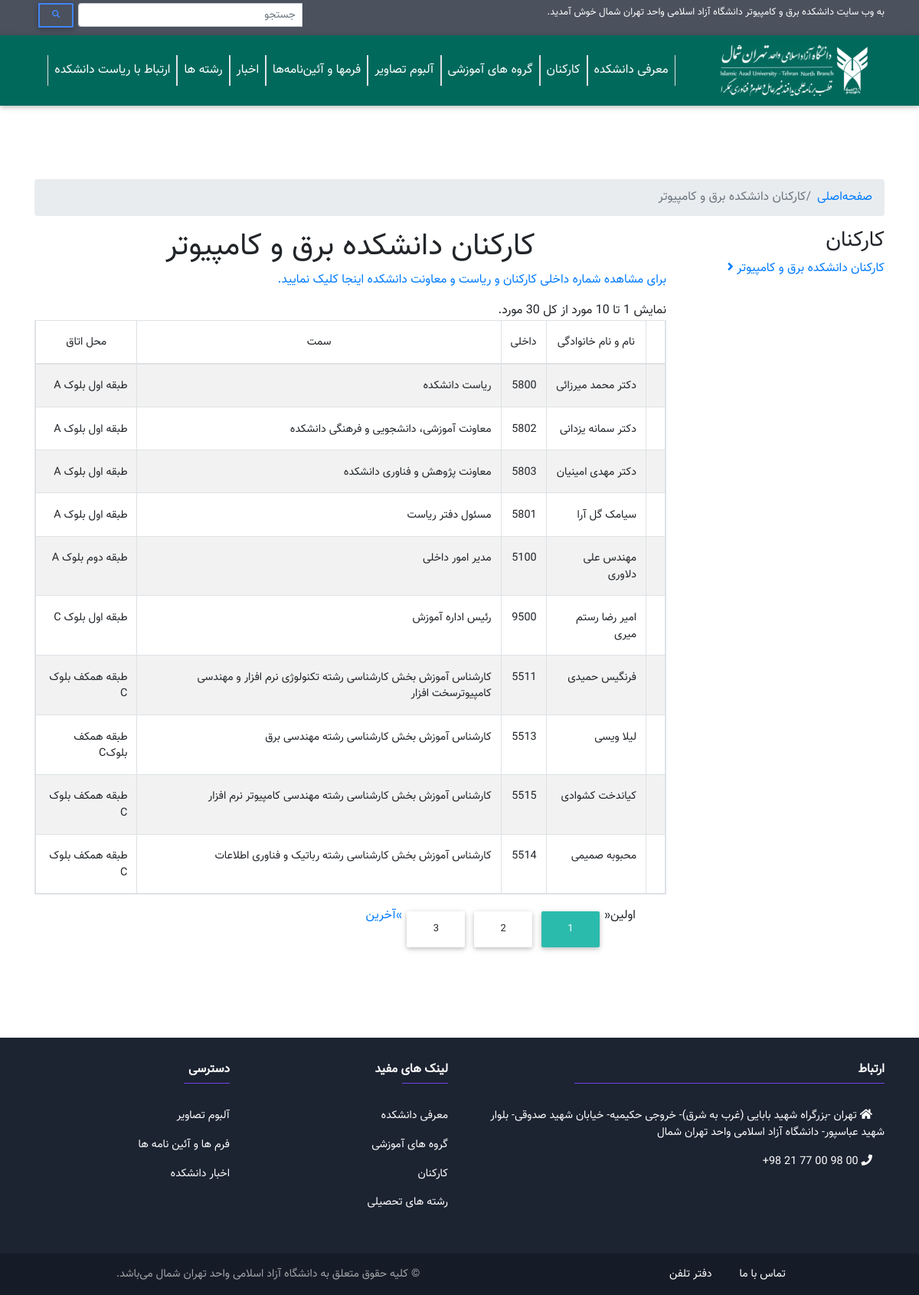
Screenshot of /fa/staff/ with the database file from the repository.
### staff/models.py (models this page shows, shortened)
class Staff(models.Model):
    name = models.CharField(max_length=75)
    local_phone_number = models.IntegerField()
    position = models.CharField(max_length=150)
    room_location = models.CharField(max_length=100)
    class Meta:
        verbose_name = "کارکنان"
        verbose_name_plural = "کارکنان"

### staff/views.py (the view)
# urls.py: path('', views.index, name="index"),
def index(request):
    staff_list = Staff.objects.all()
    staff_count = staff_list.count()
    paginator = Paginator(staff_list, 10)
    page_number = request.GET.get('page')
    staff = paginator.get_page(page_number)
    context ={
        'staff':staff,
        'staff_count':staff_count,
    }
    return render(request, 'staff/index.html', context)

### templates/staff/index.html (shortened to what this page needs)
{% extends 'shared/base.html' %} {% load static %} {% block body %}
<div class="py-5 my-5">
    <div class="container">
        <div dir="rtl" class="row">
            <div class="col-12">
                <nav aria-label="breadcrumb">
                  <ol class="breadcrumb">
                    <li class="breadcrumb-item"><a href="{% url 'home' %}">صفحه‌اصلی</a></li>
                    <li class="breadcrumb-item active">کارکنان دانشکده برق و کامپیوتر</li>
                  </ol>
                </nav>
            </div>
        </div>
    </div>
    <div class="container">
        <div class="row text-right">
            <div dir="rtl" class="col-12 col-lg-9">
                <h1 class="text-center">کارکنان دانشکده برق و کامپیوتر</h1>
                <div class="">
                    <p><a href="/file/download/grid/1595139595-.pdf">برای مشاهده شماره داخلی کارکنان و ریاست و معاونت
                            دانشکده اینجا کلیک نمایید.</a></p>
                </div>
                <div class="row">
                    <div class="col-md-12">
                        <div id="grid-table" class="grid-view">
                            <div class="">نمایش <b>{{staff.start_index}} تا {{staff.end_index}}</b> مورد از کل
                                <b>{{staff_count}}</b> مورد.</div>
                            <table class="table table-striped table-bordered table-responsive " dir="rtl">
                                <thead>
                                    <tr>
                                        <th class="text-center">
                                        </th>
                                        <th class="text-center">نام و نام خانوادگی</th>
                                        <th class="text-center">داخلی</th>
                                        <th class="text-center">سمت</th>
                                        <th class="text-center">محل اتاق</th>
                                    </tr>
                                </thead>
                                <tbody>
                                    {% for s in staff %}
                                    <tr data-key="{{s.pk}}">
                                        <td data-title=""></td>
                                        <td data-title="نام و نام خانوادگی">{{s.name}}</td>
                                        <td data-title="داخلی">{{s.local_phone_number}}</td>
                                        <td data-title="سمت">{{s.position}}</td>
                                        <td data-title="محل اتاق">{{s.room_location}}</td>
                                    </tr>
                                    {% endfor %}
                                </tbody>
                            </table>
                            <ul class="pagination">
                                {% if staff.has_previous %}
                                <li class="first"><a href="?page=1">اولین</a></li>
                                <li class="prev"><a href="?page={{ staff.previous_page_number }}">«</a></li>
                                {% else %}
                                <li class="first disabled"><span>اولین</span></li>
                                <li class="prev disabled"><span>«</span></li>
                                {% endif %} {% for pg in staff.paginator.page_range %} {% if staff.number == pg %}
                                <li class="active"><a href="?page={{pg}}" class="btn btn-default">{{pg}}</a></li>
                                {% else %}
                                <li><a href="?page={{pg}}" class="btn">{{pg}}</a></li>
                                {% endif %} {% endfor %} {% if staff.has_next %}
                                <li class="next"><a href="?page={{staff.next_page_number}}" data-page="1">»</a></li>
                                <li class="last"><a href="?page={{staff.paginator.num_pages}}" data-page="2">آخرین</a>
                                </li>
                                {% else %}
                                <li class="next disabled"><span>»</span></li>
                                <li class="last disabled"><span>آخرین</span></li>
                                {% endif %}
                            </ul>
                        </div>
                    </div>
                </div>
            </div>
            <div class="col-12 col-lg-3">
                <section class="related-grid widget has-divider categories-widget">
                    <h3 class="title">کارکنان</h3>
                    <ul class="list-unstyled">
                        <li class="active">
                            <a class="" href="http://eng.iau-tnb.ac.ir/fa/grid/45/%DA%A9%D8%A7%D8%B1%DA%A9%D9%86%D8%A7%D9%86-%D8%AF%D8%A7%D9%86%D8%B4%DA%A9%D8%AF%D9%87-%D8%A8%D8%B1%D9%82-%D9%88-%DA%A9%D8%A7%D9%85%D9%BE%DB%8C%D9%88%D8%AA%D8%B1"><i
                                    class="fa fa-angle-right"></i> کارکنان دانشکده برق و کامپیوتر</a> </li>
                    </ul>
                </section>
            </div>
        </div>
    </div>
</div>
{% endblock body %}

### static/css/site.css (style rules this page uses)
* { font-family: 'Vazir' ; }

### rows the page displays
Staff: name "دکتر محمد میرزائی", local_phone_number "5800", position "ریاست دانشکده", room_location "طبقه اول بلوک A"
Staff: name "دکتر سمانه یزدانی", local_phone_number "5802", position "معاونت آموزشی، دانشجویی و فرهنگی دانشکده", room_location "طبقه اول بلوک A"
Staff: name "دکتر مهدی امینیان", local_phone_number "5803", position "معاونت پژوهش و فناوری دانشکده", room_location "طبقه اول بلوک A"
Staff: name "سیامک گل آرا", local_phone_number "5801", position "مسئول دفتر ریاست", room_location "طبقه اول بلوک A"
Staff: name "مهندس علی دلاوری", local_phone_number "5100", position "مدیر امور داخلی", room_location "طبقه دوم بلوک A"
Staff: name "امیر رضا رستم میری", local_phone_number "9500", position "رئیس اداره آموزش", room_location "طبقه اول بلوک C"
Staff: name "فرنگیس حمیدی", local_phone_number "5511", position "کارشناس آموزش بخش کارشناسی رشته تکنولوژی نرم افزار و مهندسی کامپیوترسخت افزار", room_location "طبقه همکف بلوک C"
Staff: name "لیلا ویسی", local_phone_number "5513", position "کارشناس آموزش بخش کارشناسی رشته مهندسی برق", room_location "طبقه همکف بلوکC"
Staff: name "کیاندخت کشوادی", local_phone_number "5515", position "کارشناس آموزش بخش کارشناسی رشته مهندسی کامپیوتر نرم افزار", room_location "طبقه همکف بلوک C"
Staff: name "محبوبه صمیمی", local_phone_number "5514", position "کارشناس آموزش بخش کارشناسی رشته رباتیک و فناوری اطلاعات", room_location "طبقه همکف بلوک C"

### other values shown
{{ staff.end_index }} "10"
{{ staff_count }} "30"
{{ pg }} "1"
{{ pg }} "2" "3"
